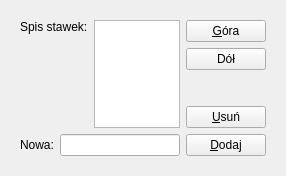
         <widget class="QWidget" name="page">
          <property name="geometry">
           <rect>
            <x>0</x>
            <y>0</y>
            <width>286</width>
            <height>176</height>
           </rect>
          </property>
          <attribute name="label">
           <string>Stawki</string>
          </attribute>
          <layout class="QGridLayout" name="gridLayout_3">
           <item row="0" column="0">
            <widget class="QFrame" name="frame7">
             <property name="frameShape">
              <enum>QFrame::NoFrame</enum>
             </property>
             <property name="frameShadow">
              <enum>QFrame::Plain</enum>
             </property>
             <layout class="QGridLayout" name="gridLayout_5">
              <item row="0" column="0">
               <layout class="QHBoxLayout">
                <item>
                 <layout class="QVBoxLayout">
                  <item>
                   <layout class="QHBoxLayout">
                    <item>
                     <widget class="QLabel" name="textLabel1_3_3">
                      <property name="text">
                       <string>Spis stawek:</string>
                      </property>
                      <property name="alignment">
                       <set>Qt::AlignTop</set>
                      </property>
                      <property name="wordWrap">
                       <bool>false</bool>
                      </property>
                     </widget>
                    </item>
                    <item>
                     <widget class="QListWidget" name="vatlBox"/>
                    </item>
                   </layout>
                  </item>
                  <item>
                   <layout class="QHBoxLayout">
                    <item>
                     <widget class="QLabel" name="textLabel2_4_3">
                      <property name="text">
                       <string>Nowa:</string>
                      </property>
                      <property name="wordWrap">
                       <bool>false</bool>
                      </property>
                     </widget>
                    </item>
                    <item>
                     <widget class="QLineEdit" name="vatEdit">
                      <property name="maxLength">
                       <number>6</number>
                      </property>
                     </widget>
                    </item>
                   </layout>
                  </item>
                 </layout>
                </item>
                <item>
                 <layout class="QVBoxLayout">
                  <item>
                   <layout class="QVBoxLayout">
                    <item>
                     <widget class="QPushButton" name="vatUpBtn">
                      <property name="text">
                       <string>&amp;Góra</string>
                      </property>
                      <property name="shortcut">
                       <string>Alt+G</string>
                      </property>
                     </widget>
                    </item>
                    <item>
                     <widget class="QPushButton" name="vatDownBtn">
                      <property name="text">
                       <string>Dół</string>
                      </property>
                      <property name="shortcut">
                       <string/>
                      </property>
                     </widget>
                    </item>
                   </layout>
                  </item>
                  <item>
                   <spacer>
                    <property name="orientation">
                     <enum>Qt::Vertical</enum>
                    </property>
                    <property name="sizeType">
                     <enum>QSizePolicy::Expanding</enum>
                    </property>
                    <property name="sizeHint" stdset="0">
                     <size>
                      <width>21</width>
                      <height>20</height>
                     </size>
                    </property>
                   </spacer>
                  </item>
                  <item>
                   <layout class="QVBoxLayout">
                    <item>
                     <widget class="QPushButton" name="vatDelBtn">
                      <property name="text">
                       <string>&amp;Usuń</string>
                      </property>
                      <property name="shortcut">
                       <string>Alt+U</string>
                      </property>
                     </widget>
                    </item>
                    <item>
                     <widget class="QPushButton" name="vatAddBtn">
                      <property name="text">
                       <string>&amp;Dodaj</string>
                      </property>
                      <property name="shortcut">
                       <string>Alt+D</string>
                      </property>
                     </widget>
                    </item>
                   </layout>
                  </item>
                 </layout>
                </item>
               </layout>
              </item>
             </layout>
            </widget>
           </item>
          </layout>
         </widget>
